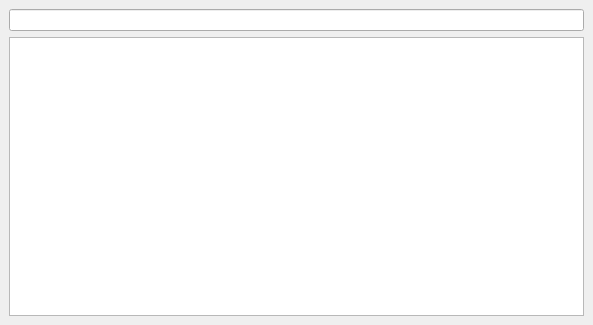
<?xml version="1.0" encoding="UTF-8"?>
<ui version="4.0">
 <class>Form</class>
 <widget class="QWidget" name="Form">
  <property name="geometry">
   <rect>
    <x>0</x>
    <y>0</y>
    <width>593</width>
    <height>325</height>
   </rect>
  </property>
  <property name="windowTitle">
   <string>Form</string>
  </property>
  <layout class="QVBoxLayout" name="verticalLayout">
   <property name="spacing">
    <number>6</number>
   </property>
   <property name="leftMargin">
    <number>9</number>
   </property>
   <property name="topMargin">
    <number>9</number>
   </property>
   <property name="rightMargin">
    <number>9</number>
   </property>
   <property name="bottomMargin">
    <number>9</number>
   </property>
   <item>
    <widget class="QWidget" name="widget" native="true">
     <layout class="QHBoxLayout" name="horizontalLayout">
      <property name="leftMargin">
       <number>0</number>
      </property>
      <property name="topMargin">
       <number>0</number>
      </property>
      <property name="rightMargin">
       <number>0</number>
      </property>
      <property name="bottomMargin">
       <number>0</number>
      </property>
      <item>
       <widget class="QLineEdit" name="search_bar"/>
      </item>
     </layout>
    </widget>
   </item>
   <item>
    <widget class="QTreeView" name="tree"/>
   </item>
  </layout>
 </widget>
 <resources/>
 <connections/>
</ui>
